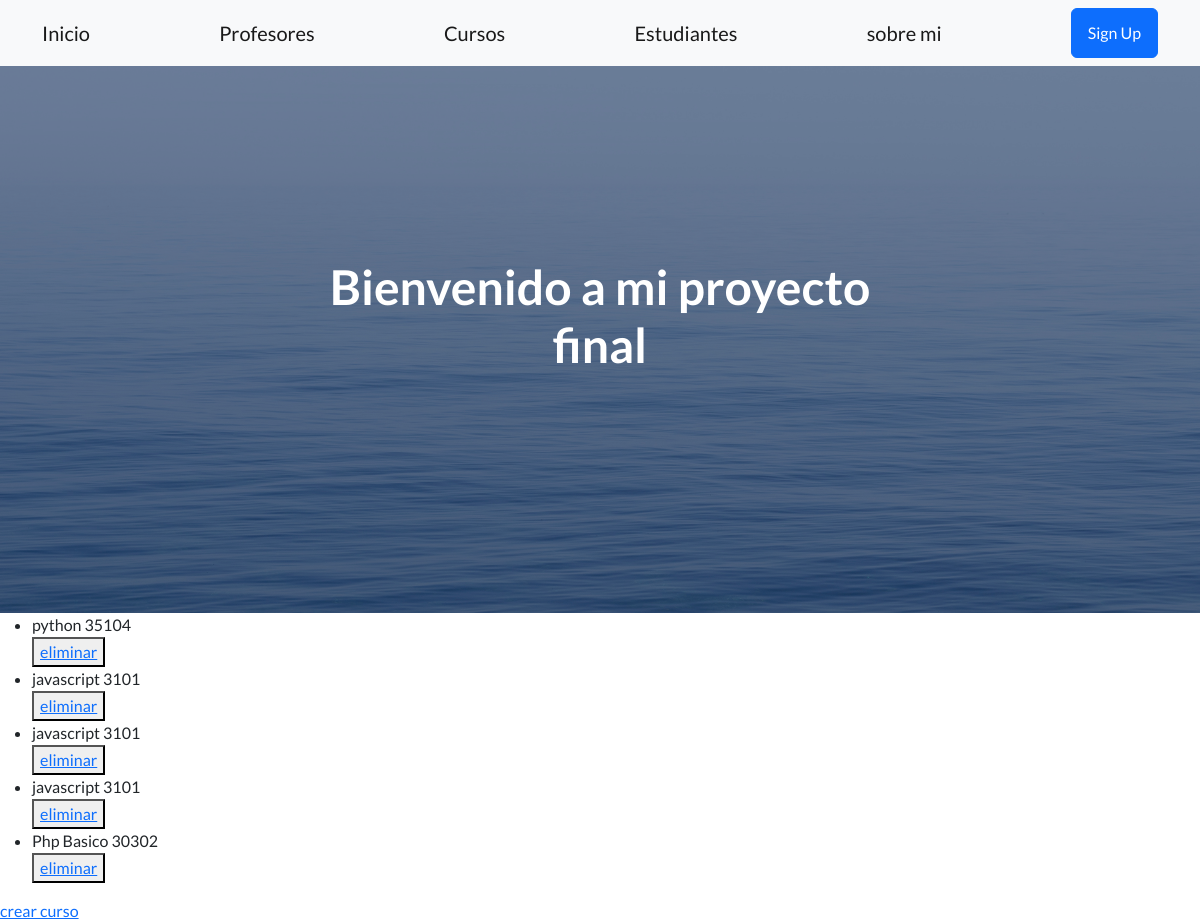
/app-coder/listaCursos/, run on an earlier commit of the app's database.
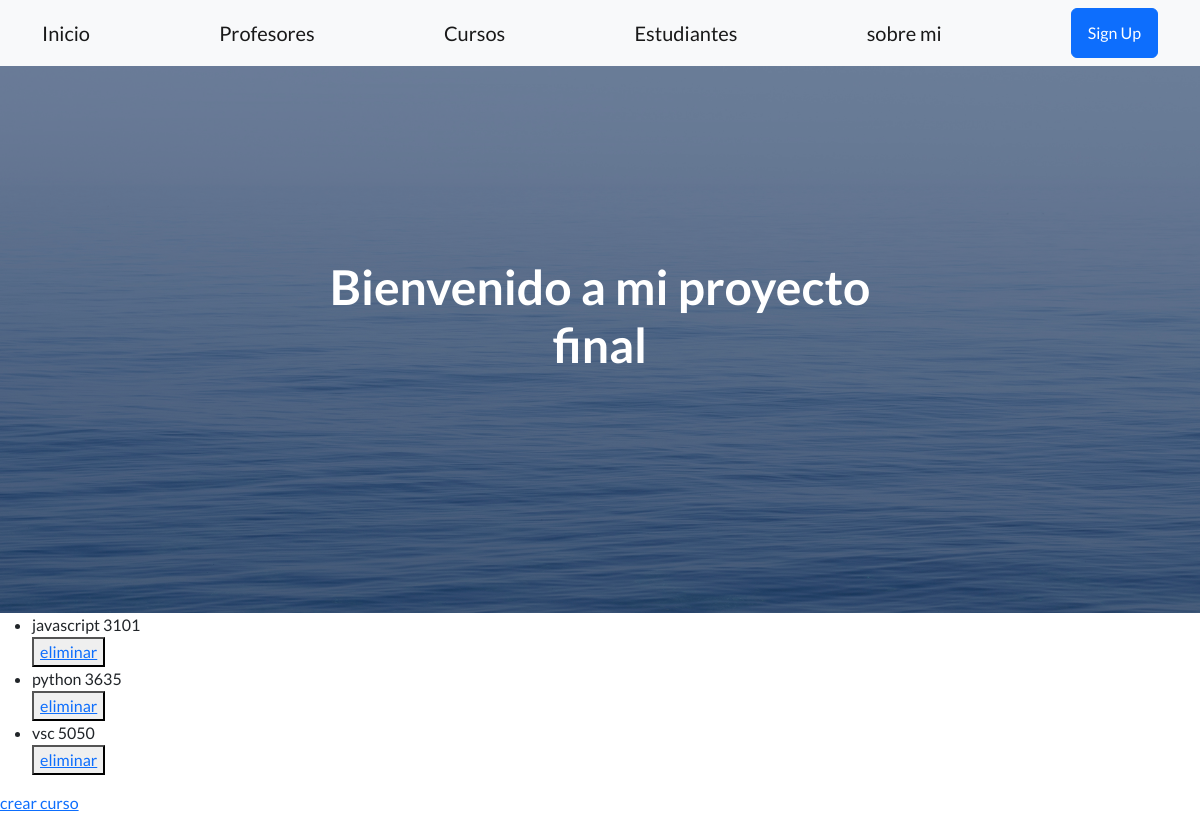
And on a later commit of the database.
### AppCoder/models.py (models this page shows)
class Curso(models.Model):
    nombre=models.CharField(max_length=30)
    camada=models.IntegerField()
    def __str__(self):
        return f'{self.nombre} {self.camada}'

### AppCoder/views.py (the view)
# urls.py: path('listaCursos/',CursoList.as_view(),name="listacursos"),
class CursoList(ListView):#eredo
    model= Curso
    template_name="curso_list.html"
    context_object_name="cursos"

### AppCoder/templates/curso_list.html
{% extends 'padre.html' %}
{% block contenidoQueCambia %}
    <ul>
        {% for curso in cursos %}
            <li>{{curso}}</li>
            <div>
                <button>
                    <a href="{% url 'eliminarcursos' curso.id %}">eliminar</a>
                </button>
            </div>
        {% endfor %}
    </ul>
    <a href="{% url 'creacursos' %}">crear curso</a>
{% endblock contenidoQueCambia %}

### AppCoder/templates/padre.html (shortened to what this page needs)
<!DOCTYPE html>
<html lang="en">
    <head>
        {% load  static %}
        <link href="https://cdn.jsdelivr.net/npm/bootstrap-icons@1.5.0/font/bootstrap-icons.css" rel="stylesheet" type="text/css" />
        <link href="{% static 'css/styles.css' %}" rel="stylesheet" />
    </head>
    <body>
        {% include 'navbar.html' %}
        <header class="masthead">
            <div class="container position-relative">
                <div class="row justify-content-center">
                    <div class="col-xl-6">
                        <div class="text-center text-white">
                            <h1 class="mb-5">Bienvenido a mi proyecto final</h1>
                        </div>
                    </div>
                </div>
            </div>
        </header>
        {% block  contenidoQueCambia%}
        {% endblock contenidoQueCambia%}
    </body>
</html>

### AppCoder/templates/navbar.html
<nav class="navbar navbar-light bg-light static-top">
    <div class="container">
        <a class="navbar-brand" href="{% url 'inicio' %}">Inicio</a>
        <a class="navbar-brand" href="{% url 'listaprofesores' %}">Profesores</a>
        <a class="navbar-brand" href="{% url 'listacursos' %}">Cursos</a>
        <a class="navbar-brand" href="{% url 'listaEstudiantes' %}">Estudiantes</a>
        <a class="navbar-brand" href="{% url 'sobremi' %}">sobre mi</a>
        {% if user.is_authenticated %}
            <p> Bienvenido {{user.username}}</p>
            <a class="btn btn-primary" href="{% url 'logout' %}">logout</a>
        {% else %}
            <a class="btn btn-primary" href="{% url 'Login' %}">Sign Up</a>
        {% endif %}
    </div>
</nav>

What changed in the data, as far as the page shows it:
removed Curso: nombre+camada "python 35104"
removed Curso: nombre+camada "javascript 3101"
removed Curso: nombre+camada "javascript 3101"
removed Curso: nombre+camada "Php Basico 30302"
added Curso: nombre+camada "python 3635"
added Curso: nombre+camada "vsc 5050"
